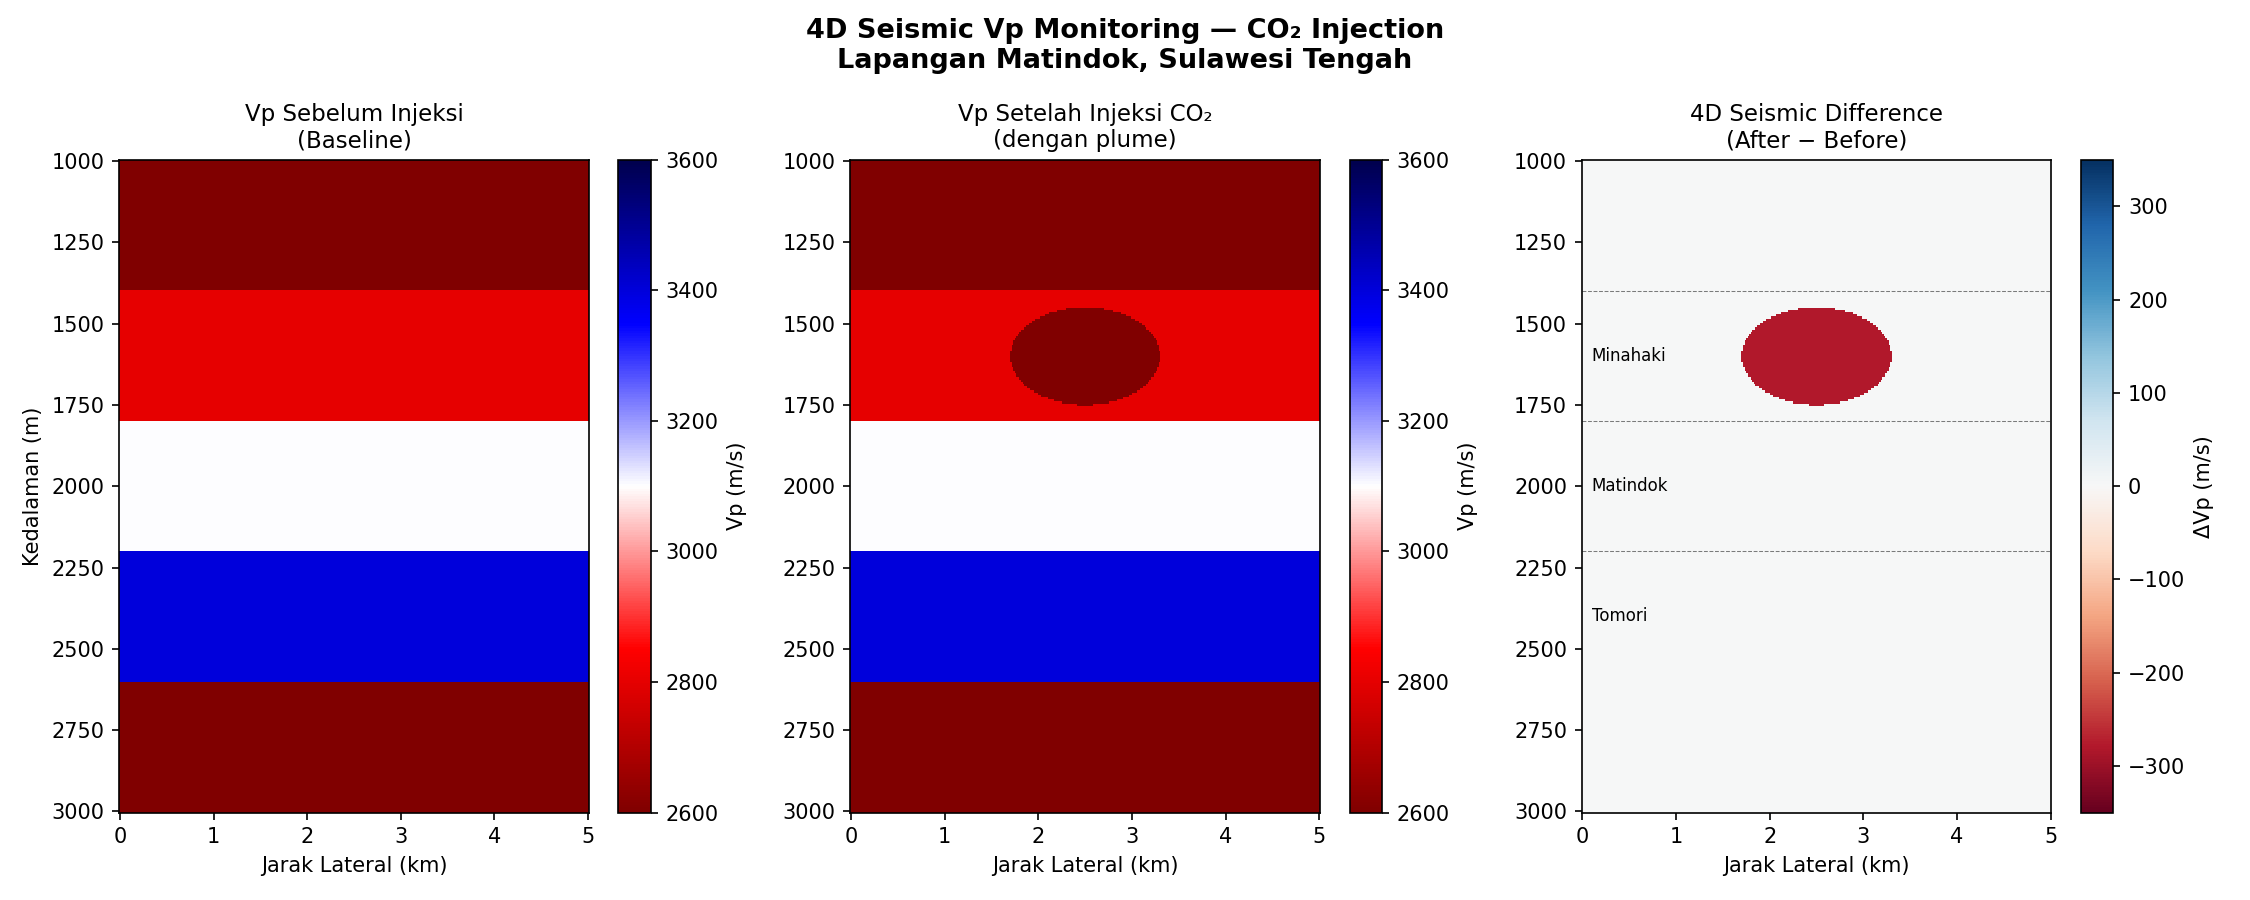

This chart was generated by the following Python code:
import numpy as np
import matplotlib.pyplot as plt
import matplotlib.patches as mpatches

# ── Parameter dari TA kamu ─────────────────────────────────
# Kedalaman formasi (meter)
formations = {
    'Minahaki':  (1400, 1800),   # top, bottom
    'Matindok':  (1800, 2200),
    'Tomori':    (2200, 2600),
}

# Vp baseline (m/s) — sebelum injeksi
vp_baseline = {
    'Minahaki': 2800,
    'Matindok': 3100,
    'Tomori':   3400,
}

# Anomali Vp di zona plume akibat CO₂ (-10% dari TA kamu)
vp_anomaly_pct = -0.10  # -10%

# ── Buat grid cross-section ────────────────────────────────
depth    = np.linspace(1000, 3000, 300)   # kedalaman (m)
distance = np.linspace(0, 5000, 300)      # jarak lateral (m)
D, X     = np.meshgrid(depth, distance)

# ── Inisialisasi grid Vp ───────────────────────────────────
vp_before = np.zeros_like(D)
vp_after  = np.zeros_like(D)

for name, (top, bot) in formations.items():
    mask = (D >= top) & (D < bot)
    vp_before[mask] = vp_baseline[name]
    vp_after[mask]  = vp_baseline[name]

# ── Tambah anomali CO₂ plume (ellips di tengah Minahaki) ──
# Plume terpusat di tengah lateral, di formasi Minahaki
plume_center_x = 2500   # meter lateral
plume_center_d = 1600   # meter kedalaman
plume_radius_x = 800    # meter
plume_radius_d = 150    # meter

plume_mask = (
    ((X - plume_center_x) / plume_radius_x)**2 +
    ((D - plume_center_d) / plume_radius_d)**2
) <= 1.0

vp_after[plume_mask] = vp_after[plume_mask] * (1 + vp_anomaly_pct)

# ── Plot ───────────────────────────────────────────────────
fig, axes = plt.subplots(1, 3, figsize=(15, 6))

# Panel 1: Vp sebelum injeksi
im1 = axes[0].pcolormesh(X/1000, D, vp_before,
                          cmap='seismic_r', vmin=2600, vmax=3600)
axes[0].set_title('Vp Sebelum Injeksi\n(Baseline)', fontsize=11)
axes[0].set_xlabel('Jarak Lateral (km)')
axes[0].set_ylabel('Kedalaman (m)')
axes[0].invert_yaxis()
plt.colorbar(im1, ax=axes[0], label='Vp (m/s)')

# Panel 2: Vp setelah injeksi
im2 = axes[1].pcolormesh(X/1000, D, vp_after,
                          cmap='seismic_r', vmin=2600, vmax=3600)
axes[1].set_title('Vp Setelah Injeksi CO₂\n(dengan plume)', fontsize=11)
axes[1].set_xlabel('Jarak Lateral (km)')
axes[1].invert_yaxis()
plt.colorbar(im2, ax=axes[1], label='Vp (m/s)')

# Panel 3: Time-lapse difference (After - Before)
diff = vp_after - vp_before
im3 = axes[2].pcolormesh(X/1000, D, diff,
                          cmap='RdBu', vmin=-350, vmax=350)
axes[2].set_title('4D Seismic Difference\n(After − Before)', fontsize=11)
axes[2].set_xlabel('Jarak Lateral (km)')
axes[2].invert_yaxis()
plt.colorbar(im3, ax=axes[2], label='ΔVp (m/s)')

# Label formasi di panel 3
for name, (top, bot) in formations.items():
    axes[2].axhline(top, color='k', linewidth=0.5, linestyle='--', alpha=0.5)
    axes[2].text(0.1, (top + bot)/2, name, fontsize=8, va='center', color='k')

fig.suptitle('4D Seismic Vp Monitoring — CO₂ Injection\nLapangan Matindok, Sulawesi Tengah',
             fontsize=13, fontweight='bold')

plt.tight_layout()
plt.savefig('vp_anomaly.png', dpi=150)
plt.show()
print("Plot tersimpan sebagai vp_anomaly.png ✓")
